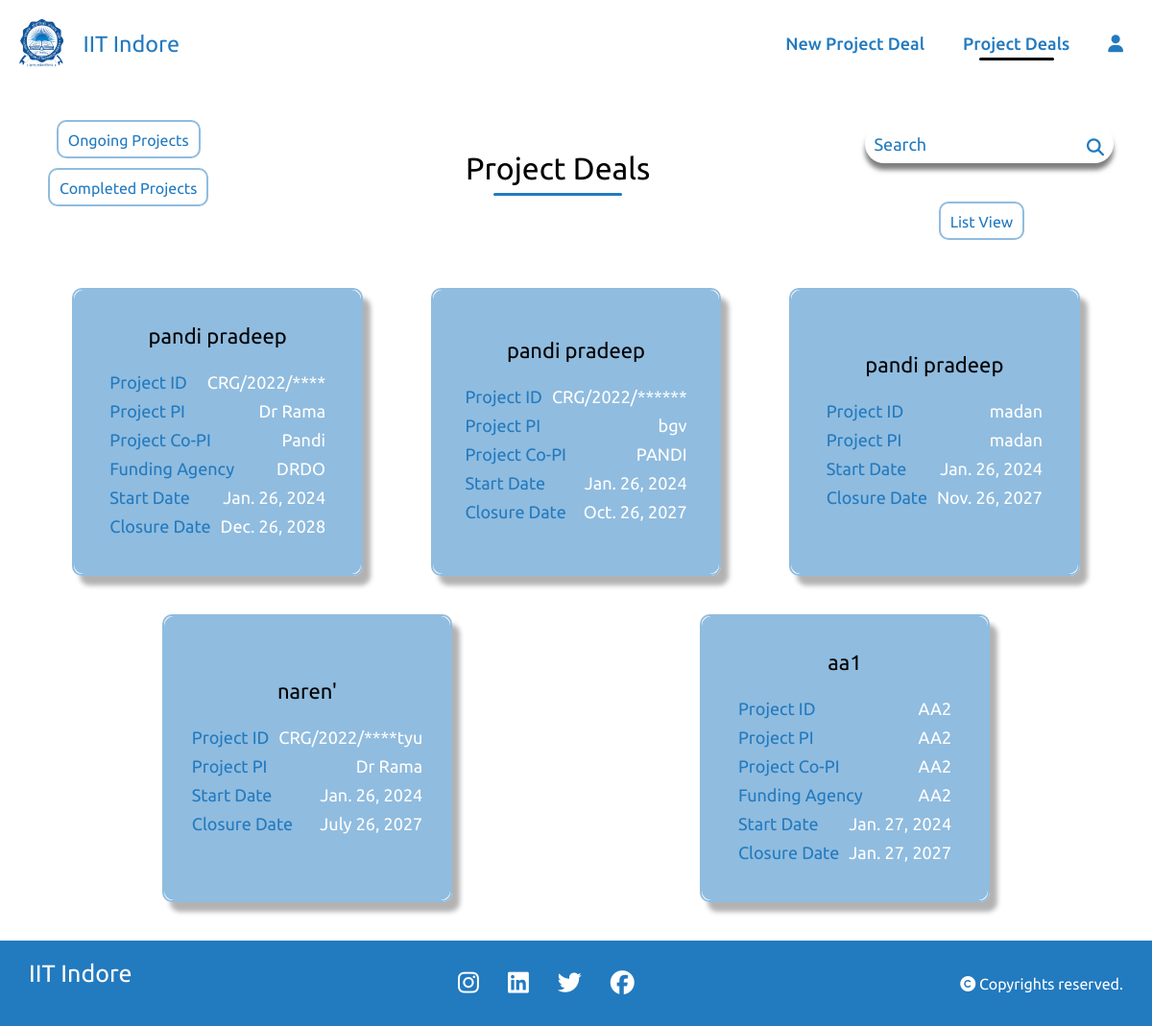
Page /project_list/ on the earlier database version.
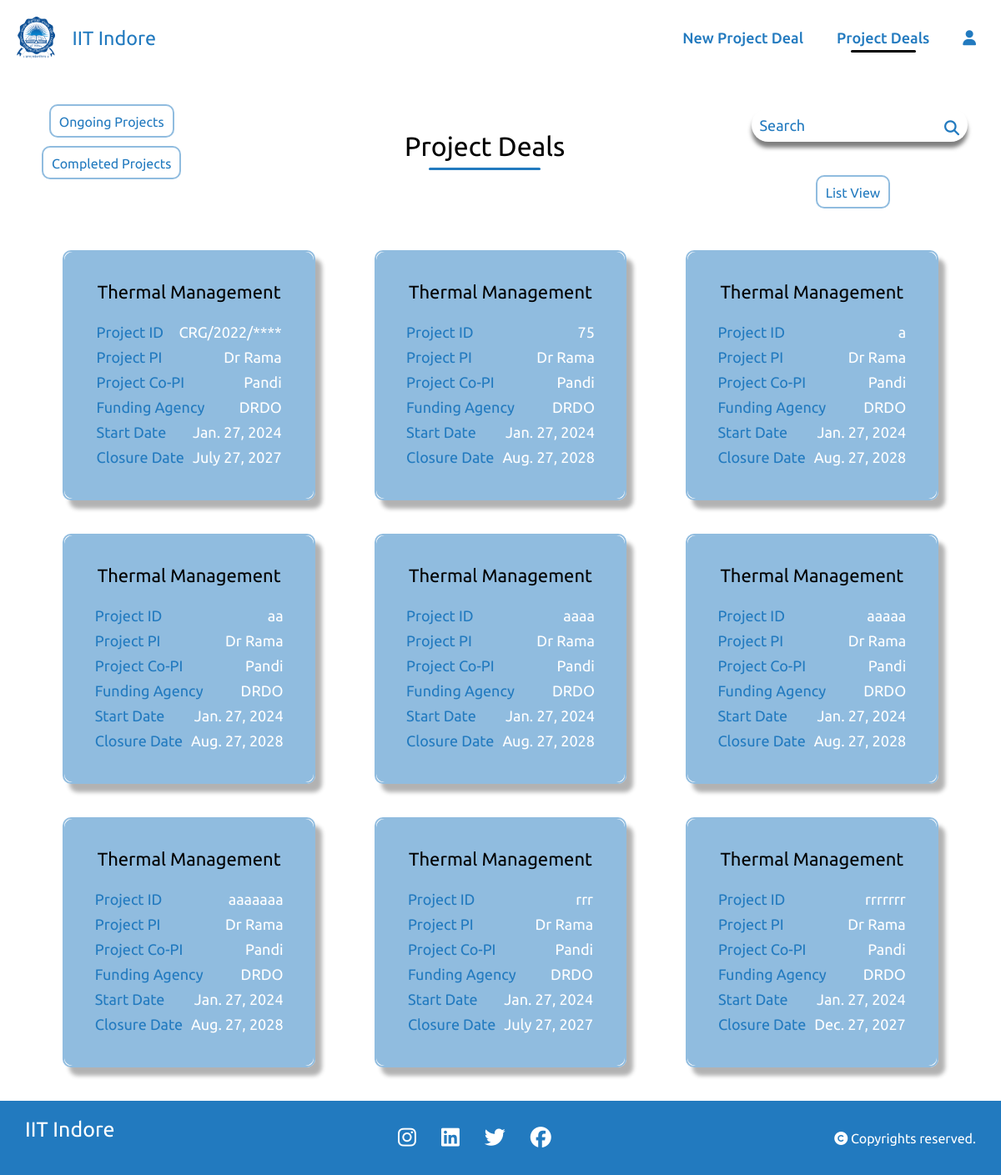
Same page on the later database version.
### home/models.py (models this page shows)
class project_details(models.Model):
    Project_Fellowship_No = models.CharField(max_length=20,null=True,blank=True,default=None)
    Project_file_name = models.CharField(max_length=20,null=True,blank= True)
    PI_of_Project = models.CharField(max_length=20,blank=True,null=True)
    Sanctioned_Date = models.DateField(null=True)
    Project_Start_Date = models.DateField(null=True)
    Project_Closure_Date = models.DateField(null=True)
    Title_of_Project = models.CharField(max_length=50,blank=True,null=True)
    project_duration =models.IntegerField(null=True)
    financial_year_start_index = models.IntegerField(null=True)
    financial_year_end_index = models.IntegerField(null=True)
    start_month = models.IntegerField(null=True)
    end_month = models.IntegerField(null=True)
    funding_agency = models.CharField(max_length=100,blank=True,null=True)
    Co_PI_of_Project = models.CharField(max_length=100,blank=True,null=True)
    Country_Involved = models.CharField(max_length=100,blank=True,null=True)
    Department = models.CharField(max_length=100,blank=True,null=True)
    Category = models.CharField(max_length=100,blank=True,null=True)
    Details_of_Donors= models.CharField(max_length=100,blank=True,null=True)
    remark = models.TextField(null=True, blank=True)
    scheme_name = models.CharField(max_length=255, null=True, blank=True)
    scheme_code = models.CharField(max_length=50, null=True, blank=True)
    received_amount =models.CharField(max_length=50, null=True, blank=True)
    date_of_receipt_amount = models.DateField(default=timezone.now, null=True, blank=True)
    provisional_uc = models.TextField(null=True, blank=True)
    audited_uc = models.TextField(null=True, blank=True)
    link_uc = models.URLField(null=True, blank=True)
    sanction_letters_link = models.URLField(null=True, blank=True)
    total_project_cost = models.CharField(max_length=50, null=True, blank=True)
    fellowship_type = models.CharField(max_length=100, null=True, blank=True)
    TASK_CHOICES = [
        ('ongoing', 'Ongoing'),
        ('completed', 'Completed'),
    ]
    task = models.CharField(
        max_length=10,
        choices=TASK_CHOICES,
        default='ongoing',
    )

### home/views.py (the view)
# urls.py: path('project_list/',views.project_list,name='project_list'),
def project_list(request):
    projects = project_details.objects.all()
    filter_option = request.GET.get('filter')
    if filter_option == 'ongoing':
        projects = projects.filter(task='ongoing')
    elif filter_option == 'completed':
        projects = projects.filter(task='completed')
    context = {'projects': projects}
    return render(request, 'project_list.html', context)

### templates/project_list.html (shortened to what this page needs)
{% load static %}
<!DOCTYPE html>
<html lang="en">
<head>
    <link rel="stylesheet" href="{% static 'style.css' %}">
</head>
<body>
    <div class="navbar1">
        <div class="title">
            <a href="{% url "homepage" %}" class="lo">
              <img src="{% static "IITI_Logo.png" %}" class="logo">
              <h3>IIT Indore</h3>
            </a>
        </div>
        <div class="links">
            <ul>
                <li><a href="{% url "index" %}">New Project Deal</a></li>
                <li><a href="{% url "project_list" %}" class="active"> Project Deals</a></li>
                <li><a href="{% url "logout" %}"><i class="fa-solid fa-user"></i></a></li>
            </ul>
        </div>
    </div>
    <div class="titles">
      <div class="dropdown">
        <div class="dropdown-menu" aria-labelledby="dropdownMenuButton">
          <a class="dropdown-item" id="ongoing" href="#" onclick="showOngoingProjects()">Ongoing Projects</a>
          <a class="dropdown-item" href="#" id="completed" onclick="showCompletedProjects()">Completed Projects</a>
        </div>
      </div>
      <div class="sub_nav">
          <div class="project_list"><h1>Project Deals</h1></div>
      </div>
      <div class="search">
        <form class="search-bar sub_nav" method="GET" action="{% url 'project_search' %}">
            <input type="text" name="q" placeholder="Search">
            <button type="submit"><i class="fa-solid fa-magnifying-glass"></i></button>
        </form>
        <a href="{% url 'project_listwise' %}">List View</a>
      </div>
    </div>
    <div class="project-container">
        {% for project in projects %}
        <div class="book">
            <div class="buttons">
                <a href="{% url 'fill' project_id=project.id %}">
                    <button class="button">Monthly Sheet</button>
                </a>
                <a href="{% url 'mastersheet' project_id=project.id %}">
                    <button class="button">Mastersheet</button>
                </a>
                <a href="{% url 'soe' project_id=project.id %}">
                  <button class="button">SOE</button>
              </a>
              <a href="{% url 'ucr' project_id=project.id %}">
                <button class="button">UCR</button>
            </a>
            </div>
            <div class="cover">
                <div class="project-details">
                    <h4 style="text-align:center;">   {{ project.Title_of_Project }}  </h4>
                    <p><span>Project ID</span><span> {{ project.Project_Fellowship_No }}</span></p>
                    <p><span>Project PI</span><span> {{ project.PI_of_Project }}</span></p>
                    {% if project.Co_PI_of_Project %}<p><span>Project Co-PI</span><span>{{ project.Co_PI_of_Project }}</span></p>{% endif %}
                    {% if project.funding_agency %}<p><span>Funding Agency</span><span>{{ project.funding_agency }}</span></p>{% endif %}
                    <p><span>Start Date</span><span>{{ project.Project_Start_Date }}</span></p>
                    <p><span>Closure Date</span><span>{{ project.Project_Closure_Date }}</span></p>
                </div>
            </div>
           </div>
        {% endfor %}
    </div>
    <footer>
        <div class="footer">
          <div class="info">
            <h4>IIT Indore</h4>
          </div>
          <div class="social">
            <ul>
              <li><a href="#"><i class="fa-brands fa-instagram"></i></a></li>
              <li><a href="#"><i class="fa-brands fa-linkedin"></i></a></li>
              <li><a href="#"><i class="fa-brands fa-twitter"></i></a></li>
              <li><a href="#"><i class="fa-brands fa-facebook"></i></a></li>
            </ul>
          </div>
          <div class="rights">
            <p><i class="fa-solid fa-copyright"></i> Copyrights reserved.</p>
          </div>
        </div>
      </footer>
</body>
</html>

### static/style.css (style rules this page uses)
* { margin: 0; padding: 0; box-sizing: border-box; font-family: 'Ubuntu', cursive; font-weight: 400; }
:root { --primary-color:#000; --secondary-color: rgb(34,122,191); }
.navbar1 { width: 100%; padding: 20px 10px; position: sticky; top: 0px; display: flex; justify-content: space-between; align-items: center; background: transparent; }
.navbar1 .title { display: flex; margin:0px 10px; font-size: 20px; color: var(--secondary-color); font-weight: 400; align-items: center; justify-content: center; cursor: pointer; }
.navbar1 h3 { color: var(--secondary-color); }
.navbar1 .title img { height: 50px; margin-right: 20px; cursor: pointer; }
.navbar1 .links ul { display: flex; align-items: center; justify-content: center; flex: 1; flex-wrap: wrap; }
.navbar1 .links ul li { list-style: none; }
.navbar1 .links ul li a { margin: auto 20px; text-decoration: none; font-size: 18px; position: relative; font-weight: 500; color: var(--secondary-color); }
.lo { display: flex; align-items: center; justify-content: center; color: #fff; text-decoration: none; }
.active::after { content: ''; position: absolute; width: 70%; left: 15%; bottom: -8px; height: 3px; background-color: var(--primary-color); border-radius: 10px; }
footer .footer { display: flex; justify-content: space-between; align-items: center; flex-wrap: wrap; padding: 20px 30px; background-color: var(--secondary-color); color: #fff; }
.info h4 { text-align: center; color: #fff; margin-bottom: 20px; font-size: 25px; }
.social ul { display: flex; align-items: center; }
.social ul li { list-style-type: none; }
.social ul li a { color: #fff; font-size: 25px; margin: 0px 15px; }

Differences in the rows shown:
removed project_details: Title_of_Project "pandi pradeep", Project_Fellowship_No "CRG/2022/****", PI_of_Project "Dr Rama", Co_PI_of_Project "Pandi", funding_agency "DRDO", Project_Start_Date "Jan. 26, 2024", Project_Closure_Date "Dec. 26, 2028"
removed project_details: Title_of_Project "pandi pradeep", Project_Fellowship_No "CRG/2022/******", PI_of_Project "bgv", Co_PI_of_Project "PANDI", Project_Start_Date "Jan. 26, 2024", Project_Closure_Date "Oct. 26, 2027"
removed project_details: Title_of_Project "pandi pradeep", Project_Fellowship_No "madan", PI_of_Project "madan", Project_Start_Date "Jan. 26, 2024", Project_Closure_Date "Nov. 26, 2027"
removed project_details: Title_of_Project "naren'", Project_Fellowship_No "CRG/2022/****tyu", PI_of_Project "Dr Rama", Project_Start_Date "Jan. 26, 2024", Project_Closure_Date "July 26, 2027"
removed project_details: Title_of_Project "aa1", Project_Fellowship_No "AA2", PI_of_Project "AA2", Co_PI_of_Project "AA2", funding_agency "AA2", Project_Start_Date "Jan. 27, 2024", Project_Closure_Date "Jan. 27, 2027"
added project_details: Title_of_Project "Thermal Management", Project_Fellowship_No "CRG/2022/****", PI_of_Project "Dr Rama", Co_PI_of_Project "Pandi", funding_agency "DRDO", Project_Start_Date "Jan. 27, 2024", Project_Closure_Date "July 27, 2027"
added project_details: Title_of_Project "Thermal Management", Project_Fellowship_No "75", PI_of_Project "Dr Rama", Co_PI_of_Project "Pandi", funding_agency "DRDO", Project_Start_Date "Jan. 27, 2024", Project_Closure_Date "Aug. 27, 2028"
added project_details: Title_of_Project "Thermal Management", Project_Fellowship_No "a", PI_of_Project "Dr Rama", Co_PI_of_Project "Pandi", funding_agency "DRDO", Project_Start_Date "Jan. 27, 2024", Project_Closure_Date "Aug. 27, 2028"
added project_details: Title_of_Project "Thermal Management", Project_Fellowship_No "aa", PI_of_Project "Dr Rama", Co_PI_of_Project "Pandi", funding_agency "DRDO", Project_Start_Date "Jan. 27, 2024", Project_Closure_Date "Aug. 27, 2028"
added project_details: Title_of_Project "Thermal Management", Project_Fellowship_No "aaaa", PI_of_Project "Dr Rama", Co_PI_of_Project "Pandi", funding_agency "DRDO", Project_Start_Date "Jan. 27, 2024", Project_Closure_Date "Aug. 27, 2028"
added project_details: Title_of_Project "Thermal Management", Project_Fellowship_No "aaaaa", PI_of_Project "Dr Rama", Co_PI_of_Project "Pandi", funding_agency "DRDO", Project_Start_Date "Jan. 27, 2024", Project_Closure_Date "Aug. 27, 2028"
added project_details: Title_of_Project "Thermal Management", Project_Fellowship_No "aaaaaaa", PI_of_Project "Dr Rama", Co_PI_of_Project "Pandi", funding_agency "DRDO", Project_Start_Date "Jan. 27, 2024", Project_Closure_Date "Aug. 27, 2028"
added project_details: Title_of_Project "Thermal Management", Project_Fellowship_No "rrr", PI_of_Project "Dr Rama", Co_PI_of_Project "Pandi", funding_agency "DRDO", Project_Start_Date "Jan. 27, 2024", Project_Closure_Date "July 27, 2027"
added project_details: Title_of_Project "Thermal Management", Project_Fellowship_No "rrrrrrr", PI_of_Project "Dr Rama", Co_PI_of_Project "Pandi", funding_agency "DRDO", Project_Start_Date "Jan. 27, 2024", Project_Closure_Date "Dec. 27, 2027"
